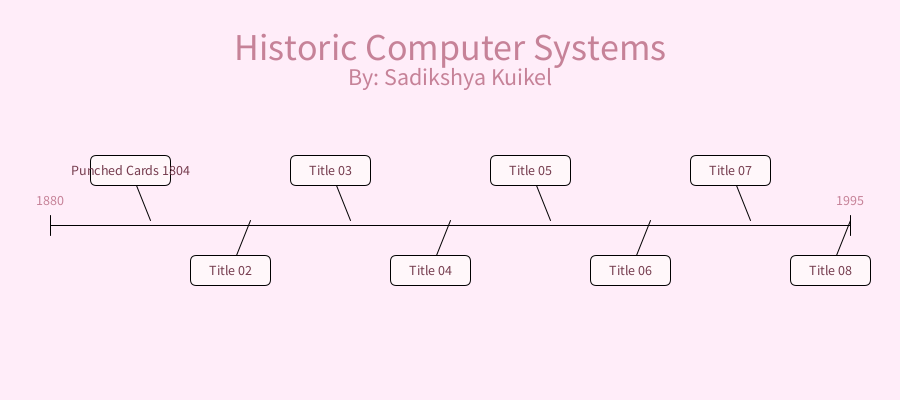
Frame 1 (no input)
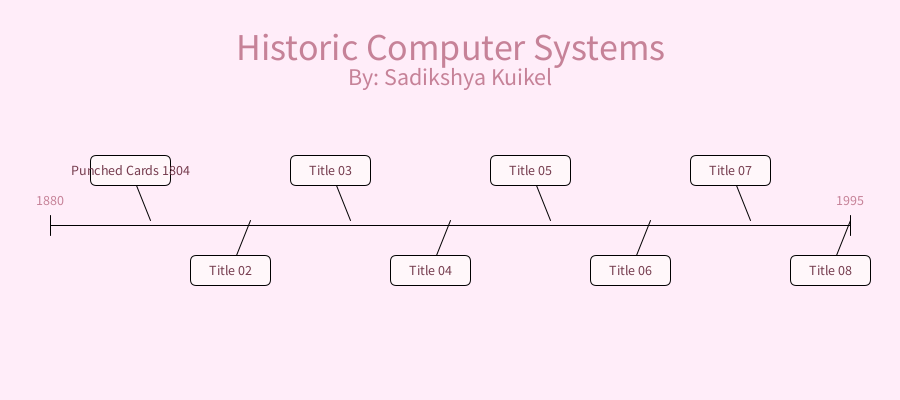
Frame 60 (the mouse pressed at the canvas centre just before this capture)
Frame 120 (the mouse held since frame 60 and released just before this capture): identical to frame 60, image omitted

The Processing sketch that drew these frames (run headless with seeded random() and noise(); from frame 60 on, the mouse is pressed at the canvas centre):

// Processing sketch: shape_game
// ── shape_game.pde
// Sadikshya Kuikel | 8/28/2025 | Computer Timeline |

void setup() {
  size(900, 400);
  background(128);
}

void draw() {
  background(#FFEDF9);
  drawRef();
  drawHistEvent(130, 170, "Punched Cards 1804", true, "Data storage on a punched card that can be read by a machine; ");
  drawHistEvent(230, 270, "Title 02", false, "detail");
  drawHistEvent(330, 170, "Title 03", true, "detail");
  drawHistEvent(430, 270, "Title 04", false, "detail");
  drawHistEvent(530, 170, "Title 05", true, "detail");
  drawHistEvent(630, 270, "Title 06", false, "detail");
  drawHistEvent(730, 170, "Title 07", true, "detail");
  drawHistEvent(830, 270, "Title 08", false, "detail");
}

void drawRef() {
  textAlign(CENTER);
  textSize(38);
  fill(#C68298);
  text("Historic Computer Systems", 450, 60);
  textSize(24);
  text("By: Sadikshya Kuikel", 450, 85);

  //Render timeline
  line(50, 225, 850, 225);
  line(50, 235, 50, 215);
  line(850, 235, 850, 215);

  //Text Markers
  textSize(14);
  text("1880", 50, 205);
  text("1995", 850, 205);
}

void drawHistEvent(int x, int y, String title, boolean top, String detail) {
  if (top == true) {
    line(x, y, x+20, y+50);
  } else {
    line(x, y, x+20, y-50);
  }
  rectMode(CENTER);
  fill(#FFF7FA);
  rect(x, y, 80, 30, 6);
  fill(#763D4F);
  text(title, x, y+5);

  if (mouseX>x-40 && mouseX<x+40 && mouseY<x+40 && mouseY>y-40) {
    text(detail, width/2, 325);
  }
}
